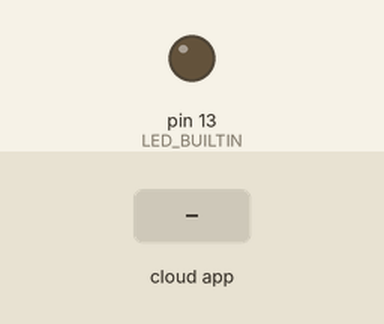
Recording of a sketch running on a simulated Arduino Uno, built with avr-gcc and run on an emulated ATmega328P. Shown: output pins drawn as LEDs (lit = HIGH). The test bench sets the inputs (shaded band). The ROS host is connected and sends only what is stated.

Above: at 1.2 s.
1.3 s: the phone or cloud app sets led to 1
At 1.6 s:
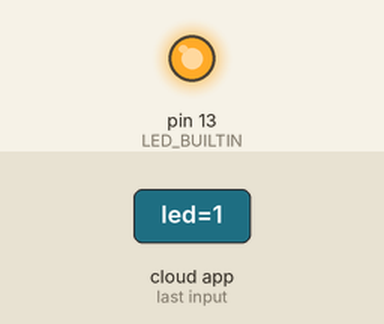
2.8 s: the phone or cloud app sets led to 0
At 4.0 s:
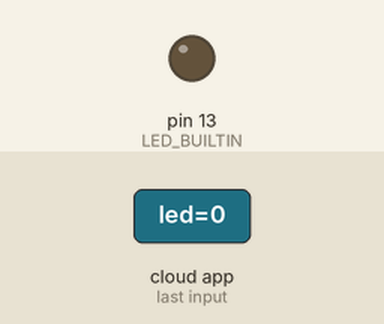
Timing chart, 0 to 5.8 s (numbered marks = the images above; inputs shaded):
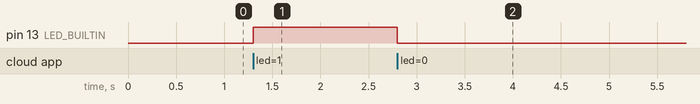

Measured:
- after the input at 1.3 s, pin 13 (LED_BUILTIN): LOW → HIGH at once
- after the input at 2.8 s, pin 13 (LED_BUILTIN): HIGH → LOW at once

The sketch:

led_demo.ino
```cpp
#define USE_ROS

#ifdef USE_ROS
#include <ros.h>
#include <std_msgs/Bool.h>

ros::NodeHandle nh;

void led_cb(const std_msgs::Bool& onOff)
{
  if(onOff.data)
    ledOn();
  else
    ledOff();
}
ros::Subscriber<std_msgs::Bool> ledSub("led",led_cb);

void setupROS()
{
  nh.initNode();
  nh.subscribe(ledSub);
}
#endif

void ledOn()
{
    digitalWrite(LED_BUILTIN, HIGH);
}

void ledOff()
{
    digitalWrite(LED_BUILTIN, LOW);
}

// the setup function runs once when you press reset or power the board
void setup() {
  #ifdef USE_ROS
  setupROS();
  #endif
  // initialize digital pin LED_BUILTIN as an output.
  pinMode(LED_BUILTIN, OUTPUT);
}

// the loop function runs over and over again forever
void loop()
{
  #ifdef USE_ROS
  nh.spinOnce();
  #endif

  delay(1);
}
```
